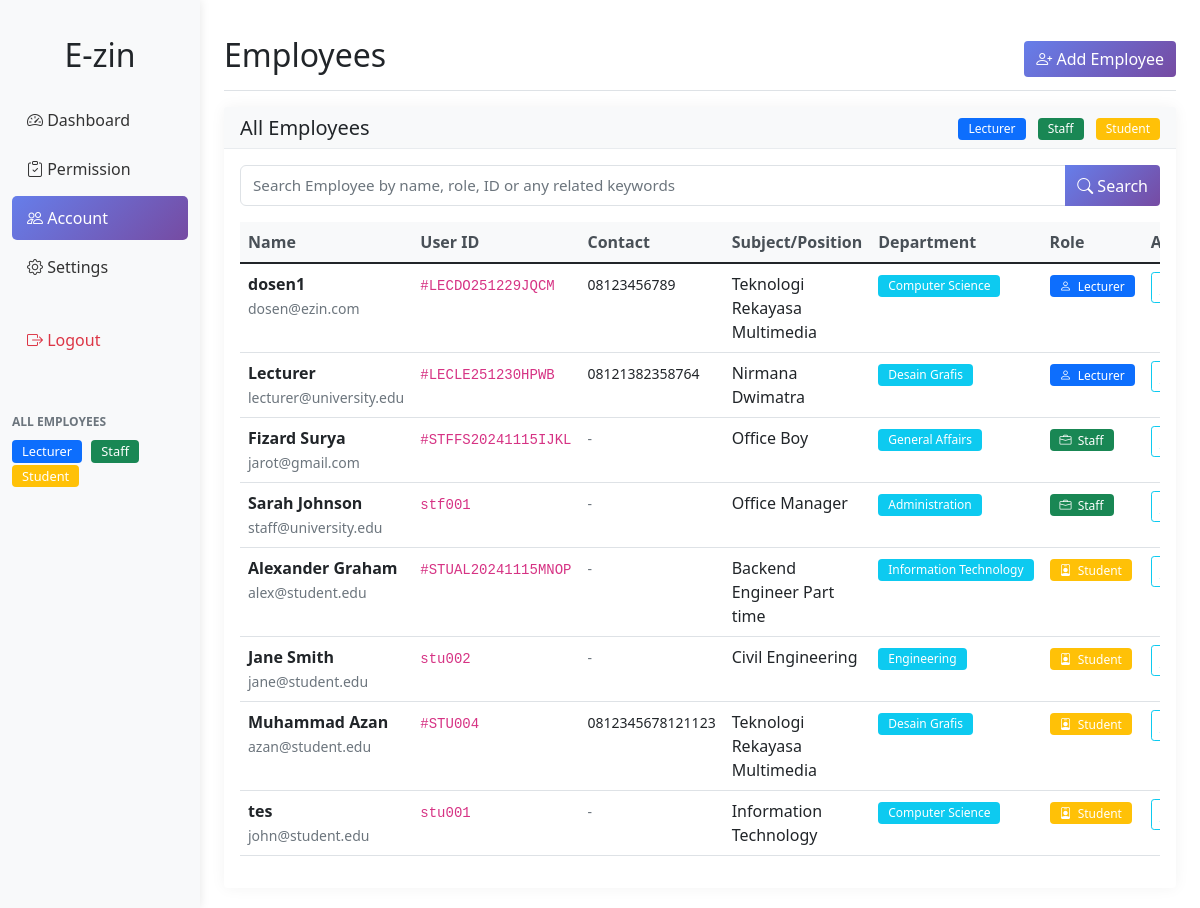
The page /employees.php (signed in) on the database its author committed.
### tables this page shows
CREATE TABLE `employees` (
  `id` int(11) NOT NULL,
  `user_id` varchar(50) DEFAULT NULL,
  `name` varchar(100) DEFAULT NULL,
  `email` varchar(100) DEFAULT NULL,
  `subject` varchar(255) DEFAULT NULL,
  `role` enum('lecturer','staff','student') DEFAULT NULL,
  `phone` varchar(20) DEFAULT NULL,
  `department` varchar(100) DEFAULT NULL,
  `status` enum('active','inactive') DEFAULT 'active',
  `created_at` timestamp NOT NULL DEFAULT current_timestamp()
);

### employees.php (the view, shortened to what this page needs)
<?php
require_once 'includes/header.php';
require_once 'config/database.php';
try {
    $pdo->exec("
        ALTER TABLE users
        ADD COLUMN IF NOT EXISTS status
        ENUM('active','inactive') DEFAULT 'active'
    ");
} catch (PDOException $e) {
}
$search = $_GET['search'] ?? '';
$query = "SELECT * FROM employees WHERE 1=1";
$params = [];
$query .= " ORDER BY role, name";
$stmt = $pdo->prepare($query);
$stmt->execute($params);
$employees = $stmt->fetchAll();
?>
<div class="d-flex justify-content-between flex-wrap flex-md-nowrap align-items-center pt-3 pb-2 mb-3 border-bottom">
    <h1 class="h2">Employees</h1>
    <button class="btn btn-primary" data-bs-toggle="modal" data-bs-target="#addEmployeeModal">
        <i class="bi bi-person-plus"></i> Add Employee
    </button>
</div>
<div class="card">
    <div class="card-header d-flex justify-content-between align-items-center">
        <h5 class="mb-0">All Employees</h5>
        <div>
            <span class="badge bg-primary me-2">Lecturer</span>
            <span class="badge bg-success me-2">Staff</span>
            <span class="badge bg-warning">Student</span>
        </div>
    </div>
    <div class="card-body">
        <form method="GET" action="" class="mb-3">
            <div class="input-group">
                <input type="text" class="form-control" name="search"
                       placeholder="Search Employee by name, role, ID or any related keywords"
                       value="<?php echo htmlspecialchars($search); ?>">
                <button class="btn btn-primary" type="submit">
                    <i class="bi bi-search"></i> Search
                </button>
            </div>
        </form>
        <div class="table-responsive">
            <table class="table table-hover">
                <thead>
                    <tr>
                        <th>Name</th>
                        <th>User ID</th>
                        <th>Contact</th>
                        <th>Subject/Position</th>
                        <th>Department</th>
                        <th>Role</th>
                        <th>Actions</th>
                    </tr>
                </thead>
                <tbody>
                    <?php if(count($employees) > 0): ?>
                        <?php foreach($employees as $emp): ?>
                        <tr>
                            <td>
                                <strong><?php echo htmlspecialchars($emp['name']); ?></strong><br>
                                <small class="text-muted"><?php echo htmlspecialchars($emp['email']); ?></small>
                            </td>
                            <td>
                                <code><?php echo $emp['user_id']; ?></code>
                            </td>
                            <td>
                                <?php if(!empty($emp['phone'])): ?>
                                    <small><?php echo $emp['phone']; ?></small>
                                <?php else: ?>
                                    <small class="text-muted">-</small>
                                <?php endif; ?>
                            </td>
                            <td><?php echo htmlspecialchars($emp['subject']); ?></td>
                            <td>
                                <?php if(!empty($emp['department'])): ?>
                                    <span class="badge bg-info"><?php echo $emp['department']; ?></span>
                                <?php else: ?>
                                    <span class="text-muted">-</span>
                                <?php endif; ?>
                            </td>
                            <td>
                                <span class="badge bg-<?php echo $emp['role'] == 'lecturer' ? 'primary' : ($emp['role'] == 'staff' ? 'success' : 'warning'); ?>">
                                    <i class="bi bi-<?php echo $emp['role'] == 'lecturer' ? 'person' : ($emp['role'] == 'staff' ? 'briefcase' : 'person-badge'); ?>"></i>
                                    <?php echo ucfirst($emp['role']); ?>
                                </span>
                            </td>
                            <td>
                                <div class="btn-group btn-group-sm">
                                    <button class="btn btn-outline-info" data-bs-toggle="modal"
                                            data-bs-target="#editEmployeeModal<?php echo $emp['id']; ?>">
                                    </button>
                                </div>
                            </td>
                        </tr>
                        <?php endforeach; ?>
                    <?php endif; ?>
                </tbody>
            </table>
        </div>
    </div>
</div>
<?php require_once 'includes/footer.php'; ?>

### css/style.css (style rules this page uses)
.table th { background-color: #f8f9fa; border-top: none; font-weight: 600; color: #495057; }
.card { border: none; box-shadow: 0 0 15px rgba(0,0,0,0.05); margin-bottom: 20px; }
.card-header { background-color: #f8f9fa; border-bottom: 1px solid #e9ecef; }
.badge { padding: 5px 10px; font-weight: 500; }
.btn-primary { background: linear-gradient(135deg, #667eea 0%, #764ba2 100%); border: none; }
.form-control, .form-select { border: 1px solid #dee2e6; border-radius: 6px; padding: 8px 12px; font-size: 0.95rem; }
.btn-group-sm .btn { padding: 0.25rem 0.5rem; font-size: 0.875rem; }
.badge i { margin-right: 3px; }
td:last-child { white-space: nowrap; width: 100px; }

### rows shown on the page
employees: name "dosen1", email "dosen@ezin.com", user "#LECDO251229JQCM", phone "08123456789", subject "Teknologi Rekayasa Multimedia", department "Computer Science", role "Lecturer"
employees: name "Lecturer", email "lecturer@university.edu", user "#LECLE251230HPWB", phone "08121382358764", subject "Nirmana Dwimatra", department "Desain Grafis", role "Lecturer"
employees: name "Fizard Surya", email "jarot@gmail.com", user "#STFFS20241115IJKL", subject "Office Boy", department "General Affairs", role "Staff"
employees: name "Sarah Johnson", email "staff@university.edu", user "stf001", subject "Office Manager", department "Administration", role "Staff"
employees: name "Alexander Graham", email "alex@student.edu", user "#STUAL20241115MNOP", subject "Backend Engineer Part time", department "Information Technology", role "Student"
employees: name "Jane Smith", email "jane@student.edu", user "stu002", subject "Civil Engineering", department "Engineering", role "Student"
employees: name "Muhammad Azan", email "azan@student.edu", user "#STU004", phone "0812345678121123", subject "Teknologi Rekayasa Multimedia", department "Desain Grafis", role "Student"
employees: name "tes", email "john@student.edu", user "stu001", subject "Information Technology", department "Computer Science", role "Student"
